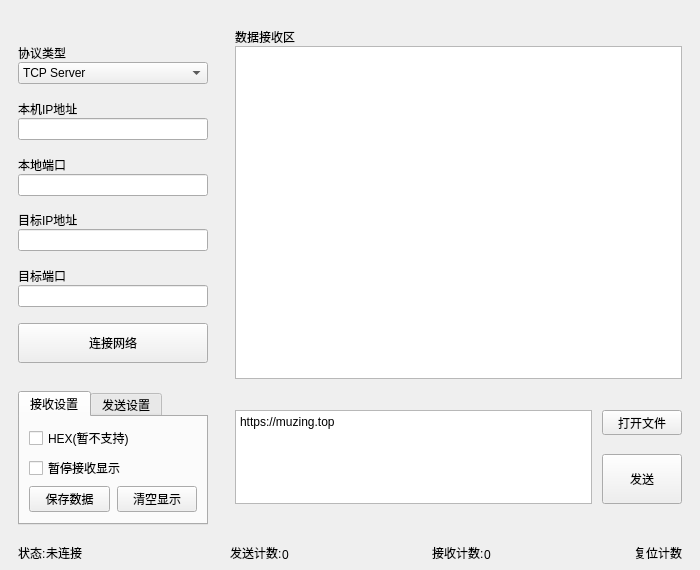
<?xml version="1.0" encoding="UTF-8"?>
<ui version="4.0">
 <class>Form</class>
 <widget class="QWidget" name="Form">
  <property name="geometry">
   <rect>
    <x>0</x>
    <y>0</y>
    <width>700</width>
    <height>570</height>
   </rect>
  </property>
  <property name="minimumSize">
   <size>
    <width>600</width>
    <height>500</height>
   </size>
  </property>
  <property name="windowTitle">
   <string>网络调试助手</string>
  </property>
  <property name="windowIcon">
   <iconset resource="resources.qrc">
    <normaloff>:/img/Icons/Network.png</normaloff>:/img/Icons/Network.png</iconset>
  </property>
  <layout class="QGridLayout" name="gridLayout" columnstretch="1,4" rowminimumheight="9,5,0">
   <property name="leftMargin">
    <number>18</number>
   </property>
   <property name="topMargin">
    <number>18</number>
   </property>
   <property name="rightMargin">
    <number>18</number>
   </property>
   <property name="bottomMargin">
    <number>8</number>
   </property>
   <property name="horizontalSpacing">
    <number>22</number>
   </property>
   <property name="verticalSpacing">
    <number>12</number>
   </property>
   <item row="0" column="0">
    <layout class="QVBoxLayout" name="verticalLayout">
     <item>
      <spacer name="verticalSpacer_7">
       <property name="orientation">
        <enum>Qt::Vertical</enum>
       </property>
       <property name="sizeHint" stdset="0">
        <size>
         <width>20</width>
         <height>50</height>
        </size>
       </property>
      </spacer>
     </item>
     <item>
      <widget class="QLabel" name="ProtocolTypeLabel">
       <property name="text">
        <string>协议类型</string>
       </property>
       <property name="alignment">
        <set>Qt::AlignBottom|Qt::AlignLeading|Qt::AlignLeft</set>
       </property>
       <property name="buddy">
        <cstring>ProtocolTypeComboBox</cstring>
       </property>
      </widget>
     </item>
     <item>
      <widget class="QComboBox" name="ProtocolTypeComboBox">
       <item>
        <property name="text">
         <string>TCP Server</string>
        </property>
       </item>
       <item>
        <property name="text">
         <string>TCP Client</string>
        </property>
       </item>
       <item>
        <property name="text">
         <string>UDP</string>
        </property>
       </item>
       <item>
        <property name="text">
         <string>Web Server</string>
        </property>
       </item>
      </widget>
     </item>
     <item>
      <spacer name="verticalSpacer">
       <property name="orientation">
        <enum>Qt::Vertical</enum>
       </property>
       <property name="sizeHint" stdset="0">
        <size>
         <width>20</width>
         <height>40</height>
        </size>
       </property>
      </spacer>
     </item>
     <item>
      <widget class="QLabel" name="MyHostAddrLabel">
       <property name="text">
        <string>本机IP地址</string>
       </property>
       <property name="alignment">
        <set>Qt::AlignBottom|Qt::AlignLeading|Qt::AlignLeft</set>
       </property>
       <property name="buddy">
        <cstring>MyHostAddrLineEdit</cstring>
       </property>
      </widget>
     </item>
     <item>
      <widget class="QLineEdit" name="MyHostAddrLineEdit">
       <property name="inputMask">
        <string/>
       </property>
       <property name="alignment">
        <set>Qt::AlignLeading|Qt::AlignLeft|Qt::AlignVCenter</set>
       </property>
       <property name="readOnly">
        <bool>true</bool>
       </property>
      </widget>
     </item>
     <item>
      <spacer name="verticalSpacer_6">
       <property name="orientation">
        <enum>Qt::Vertical</enum>
       </property>
       <property name="sizeHint" stdset="0">
        <size>
         <width>20</width>
         <height>40</height>
        </size>
       </property>
      </spacer>
     </item>
     <item>
      <widget class="QLabel" name="MyPortLabel">
       <property name="text">
        <string>本地端口</string>
       </property>
       <property name="alignment">
        <set>Qt::AlignBottom|Qt::AlignLeading|Qt::AlignLeft</set>
       </property>
       <property name="buddy">
        <cstring>MyPortLineEdit</cstring>
       </property>
      </widget>
     </item>
     <item>
      <widget class="PortLineEdit" name="MyPortLineEdit">
       <property name="toolTip">
        <string>作为Server启动时绑定的本地端口</string>
       </property>
       <property name="inputMask">
        <string/>
       </property>
       <property name="maxLength">
        <number>5</number>
       </property>
       <property name="alignment">
        <set>Qt::AlignLeading|Qt::AlignLeft|Qt::AlignVCenter</set>
       </property>
      </widget>
     </item>
     <item>
      <spacer name="verticalSpacer_5">
       <property name="orientation">
        <enum>Qt::Vertical</enum>
       </property>
       <property name="sizeHint" stdset="0">
        <size>
         <width>20</width>
         <height>40</height>
        </size>
       </property>
      </spacer>
     </item>
     <item>
      <widget class="QLabel" name="label_4">
       <property name="text">
        <string>目标IP地址</string>
       </property>
       <property name="alignment">
        <set>Qt::AlignBottom|Qt::AlignLeading|Qt::AlignLeft</set>
       </property>
       <property name="buddy">
        <cstring>TargetIPLineEdit</cstring>
       </property>
      </widget>
     </item>
     <item>
      <widget class="IPv4AddrLineEdit" name="TargetIPLineEdit">
       <property name="toolTip">
        <string>作为Client启动时连接服务器的地址</string>
       </property>
       <property name="maxLength">
        <number>15</number>
       </property>
       <property name="alignment">
        <set>Qt::AlignLeading|Qt::AlignLeft|Qt::AlignVCenter</set>
       </property>
      </widget>
     </item>
     <item>
      <spacer name="verticalSpacer_3">
       <property name="orientation">
        <enum>Qt::Vertical</enum>
       </property>
       <property name="sizeHint" stdset="0">
        <size>
         <width>20</width>
         <height>40</height>
        </size>
       </property>
      </spacer>
     </item>
     <item>
      <widget class="QLabel" name="label_6">
       <property name="text">
        <string>目标端口</string>
       </property>
       <property name="alignment">
        <set>Qt::AlignBottom|Qt::AlignLeading|Qt::AlignLeft</set>
       </property>
       <property name="buddy">
        <cstring>TargetPortLineEdit</cstring>
       </property>
      </widget>
     </item>
     <item>
      <widget class="PortLineEdit" name="TargetPortLineEdit">
       <property name="toolTip">
        <string>作为Client启动时连接服务器的端口</string>
       </property>
       <property name="maxLength">
        <number>5</number>
       </property>
       <property name="alignment">
        <set>Qt::AlignLeading|Qt::AlignLeft|Qt::AlignVCenter</set>
       </property>
      </widget>
     </item>
     <item>
      <spacer name="verticalSpacer_2">
       <property name="orientation">
        <enum>Qt::Vertical</enum>
       </property>
       <property name="sizeHint" stdset="0">
        <size>
         <width>20</width>
         <height>40</height>
        </size>
       </property>
      </spacer>
     </item>
     <item>
      <widget class="ConnectButton" name="ConnectButton">
       <property name="minimumSize">
        <size>
         <width>0</width>
         <height>40</height>
        </size>
       </property>
       <property name="maximumSize">
        <size>
         <width>16777215</width>
         <height>40</height>
        </size>
       </property>
       <property name="text">
        <string>连接网络</string>
       </property>
       <property name="icon">
        <iconset resource="resources.qrc">
         <normaloff>:/img/Icons/broken_link_72px.ico</normaloff>
         <normalon>:/img/Icons/link_72px.ico</normalon>:/img/Icons/broken_link_72px.ico</iconset>
       </property>
       <property name="checkable">
        <bool>true</bool>
       </property>
       <property name="checked">
        <bool>false</bool>
       </property>
      </widget>
     </item>
     <item>
      <spacer name="verticalSpacer_4">
       <property name="orientation">
        <enum>Qt::Vertical</enum>
       </property>
       <property name="sizeHint" stdset="0">
        <size>
         <width>20</width>
         <height>40</height>
        </size>
       </property>
      </spacer>
     </item>
    </layout>
   </item>
   <item row="0" column="1">
    <layout class="QVBoxLayout" name="verticalLayout_4">
     <property name="leftMargin">
      <number>5</number>
     </property>
     <property name="topMargin">
      <number>10</number>
     </property>
     <property name="rightMargin">
      <number>0</number>
     </property>
     <property name="bottomMargin">
      <number>0</number>
     </property>
     <item>
      <widget class="QLabel" name="ReceiveLabel">
       <property name="sizePolicy">
        <sizepolicy hsizetype="Preferred" vsizetype="Preferred">
         <horstretch>0</horstretch>
         <verstretch>0</verstretch>
        </sizepolicy>
       </property>
       <property name="text">
        <string>数据接收区</string>
       </property>
       <property name="alignment">
        <set>Qt::AlignBottom|Qt::AlignLeading|Qt::AlignLeft</set>
       </property>
       <property name="wordWrap">
        <bool>false</bool>
       </property>
      </widget>
     </item>
     <item>
      <widget class="QPlainTextEdit" name="ReceivePlainTextEdit">
       <property name="readOnly">
        <bool>true</bool>
       </property>
      </widget>
     </item>
    </layout>
   </item>
   <item row="1" column="0">
    <widget class="QTabWidget" name="send_receive_setting">
     <property name="minimumSize">
      <size>
       <width>190</width>
       <height>0</height>
      </size>
     </property>
     <property name="currentIndex">
      <number>0</number>
     </property>
     <widget class="QWidget" name="tab">
      <attribute name="title">
       <string>接收设置</string>
      </attribute>
      <layout class="QVBoxLayout" name="verticalLayout_2">
       <item>
        <widget class="QCheckBox" name="HEXReceiveCheckBox">
         <property name="toolTip">
          <string>以十六进接收</string>
         </property>
         <property name="text">
          <string>HEX(暂不支持)</string>
         </property>
        </widget>
       </item>
       <item>
        <widget class="QCheckBox" name="ReceivePauseCheckBox">
         <property name="text">
          <string>暂停接收显示</string>
         </property>
        </widget>
       </item>
       <item>
        <layout class="QHBoxLayout" name="horizontalLayout_2">
         <property name="spacing">
          <number>7</number>
         </property>
         <item>
          <widget class="QPushButton" name="RSaveDataButton">
           <property name="toolTip">
            <string>保存接收区内容到txt文件 Ctrl+S</string>
           </property>
           <property name="text">
            <string>保存数据</string>
           </property>
           <property name="shortcut">
            <string>Ctrl+S</string>
           </property>
          </widget>
         </item>
         <item>
          <widget class="QPushButton" name="RClearButton">
           <property name="toolTip">
            <string>清空接收区显示</string>
           </property>
           <property name="text">
            <string>清空显示</string>
           </property>
          </widget>
         </item>
        </layout>
       </item>
      </layout>
     </widget>
     <widget class="QWidget" name="tab_2">
      <attribute name="title">
       <string>发送设置</string>
      </attribute>
      <layout class="QVBoxLayout" name="verticalLayout_5">
       <item>
        <widget class="QCheckBox" name="SendHEXCheckBox">
         <property name="toolTip">
          <string>以十六进制发送</string>
         </property>
         <property name="text">
          <string>HEX(暂不支持)</string>
         </property>
        </widget>
       </item>
       <item>
        <widget class="QCheckBox" name="LoopSendCheckBox">
         <property name="text">
          <string>循环发送</string>
         </property>
        </widget>
       </item>
       <item>
        <layout class="QHBoxLayout" name="horizontalLayout_6">
         <property name="spacing">
          <number>2</number>
         </property>
         <item>
          <widget class="QLabel" name="label">
           <property name="sizePolicy">
            <sizepolicy hsizetype="Preferred" vsizetype="Maximum">
             <horstretch>0</horstretch>
             <verstretch>0</verstretch>
            </sizepolicy>
           </property>
           <property name="text">
            <string>循环时间</string>
           </property>
          </widget>
         </item>
         <item>
          <widget class="QSpinBox" name="LoopSendSpinBox">
           <property name="sizePolicy">
            <sizepolicy hsizetype="Minimum" vsizetype="Fixed">
             <horstretch>0</horstretch>
             <verstretch>0</verstretch>
            </sizepolicy>
           </property>
           <property name="minimumSize">
            <size>
             <width>68</width>
             <height>0</height>
            </size>
           </property>
           <property name="suffix">
            <string> ms</string>
           </property>
           <property name="minimum">
            <number>1</number>
           </property>
           <property name="maximum">
            <number>9999999</number>
           </property>
           <property name="singleStep">
            <number>100</number>
           </property>
           <property name="value">
            <number>1000</number>
           </property>
          </widget>
         </item>
        </layout>
       </item>
      </layout>
     </widget>
    </widget>
   </item>
   <item row="1" column="1">
    <layout class="QGridLayout" name="gridLayout_2">
     <property name="leftMargin">
      <number>5</number>
     </property>
     <property name="horizontalSpacing">
      <number>10</number>
     </property>
     <item row="0" column="0" rowspan="2">
      <widget class="QPlainTextEdit" name="SendPlainTextEdit">
       <property name="plainText">
        <string>https://muzing.top</string>
       </property>
       <property name="placeholderText">
        <string>输入要发送的数据</string>
       </property>
      </widget>
     </item>
     <item row="0" column="1">
      <widget class="QPushButton" name="OpenFilePushButton">
       <property name="minimumSize">
        <size>
         <width>0</width>
         <height>25</height>
        </size>
       </property>
       <property name="maximumSize">
        <size>
         <width>80</width>
         <height>25</height>
        </size>
       </property>
       <property name="toolTip">
        <string>打开要发送的文本文件或选择WebServer工作目录 Ctrl+O</string>
       </property>
       <property name="text">
        <string>打开文件</string>
       </property>
       <property name="shortcut">
        <string>Ctrl+O</string>
       </property>
      </widget>
     </item>
     <item row="1" column="1">
      <widget class="QPushButton" name="SendButton">
       <property name="sizePolicy">
        <sizepolicy hsizetype="Minimum" vsizetype="Fixed">
         <horstretch>0</horstretch>
         <verstretch>0</verstretch>
        </sizepolicy>
       </property>
       <property name="minimumSize">
        <size>
         <width>0</width>
         <height>50</height>
        </size>
       </property>
       <property name="maximumSize">
        <size>
         <width>80</width>
         <height>50</height>
        </size>
       </property>
       <property name="toolTip">
        <string>Alt+Enter发送</string>
       </property>
       <property name="text">
        <string>发送</string>
       </property>
       <property name="shortcut">
        <string>Alt+Return</string>
       </property>
      </widget>
     </item>
    </layout>
   </item>
   <item row="2" column="0">
    <layout class="QHBoxLayout" name="horizontalLayout_3" stretch="0,1,0">
     <item>
      <widget class="QLabel" name="label_7">
       <property name="sizePolicy">
        <sizepolicy hsizetype="Preferred" vsizetype="Preferred">
         <horstretch>0</horstretch>
         <verstretch>0</verstretch>
        </sizepolicy>
       </property>
       <property name="toolTip">
        <string>网络连接状态</string>
       </property>
       <property name="text">
        <string>状态:</string>
       </property>
       <property name="alignment">
        <set>Qt::AlignBottom|Qt::AlignLeading|Qt::AlignLeft</set>
       </property>
      </widget>
     </item>
     <item>
      <widget class="QLabel" name="StateLabel">
       <property name="sizePolicy">
        <sizepolicy hsizetype="Fixed" vsizetype="Preferred">
         <horstretch>0</horstretch>
         <verstretch>0</verstretch>
        </sizepolicy>
       </property>
       <property name="minimumSize">
        <size>
         <width>120</width>
         <height>25</height>
        </size>
       </property>
       <property name="maximumSize">
        <size>
         <width>120</width>
         <height>25</height>
        </size>
       </property>
       <property name="text">
        <string>未连接</string>
       </property>
       <property name="alignment">
        <set>Qt::AlignBottom|Qt::AlignLeading|Qt::AlignLeft</set>
       </property>
      </widget>
     </item>
     <item>
      <spacer name="horizontalSpacer_2">
       <property name="orientation">
        <enum>Qt::Horizontal</enum>
       </property>
       <property name="sizeHint" stdset="0">
        <size>
         <width>40</width>
         <height>20</height>
        </size>
       </property>
      </spacer>
     </item>
    </layout>
   </item>
   <item row="2" column="1">
    <layout class="QHBoxLayout" name="horizontalLayout_4">
     <item>
      <widget class="QLabel" name="label_9">
       <property name="toolTip">
        <string/>
       </property>
       <property name="text">
        <string>发送计数:</string>
       </property>
       <property name="alignment">
        <set>Qt::AlignBottom|Qt::AlignLeading|Qt::AlignLeft</set>
       </property>
      </widget>
     </item>
     <item>
      <widget class="QLabel" name="SendCounterLabel">
       <property name="sizePolicy">
        <sizepolicy hsizetype="Fixed" vsizetype="Preferred">
         <horstretch>0</horstretch>
         <verstretch>0</verstretch>
        </sizepolicy>
       </property>
       <property name="minimumSize">
        <size>
         <width>50</width>
         <height>0</height>
        </size>
       </property>
       <property name="maximumSize">
        <size>
         <width>50</width>
         <height>16777215</height>
        </size>
       </property>
       <property name="text">
        <string>0</string>
       </property>
       <property name="alignment">
        <set>Qt::AlignBottom|Qt::AlignLeading|Qt::AlignLeft</set>
       </property>
       <property name="textInteractionFlags">
        <set>Qt::LinksAccessibleByMouse|Qt::TextSelectableByMouse</set>
       </property>
      </widget>
     </item>
     <item>
      <spacer name="horizontalSpacer">
       <property name="orientation">
        <enum>Qt::Horizontal</enum>
       </property>
       <property name="sizeHint" stdset="0">
        <size>
         <width>40</width>
         <height>20</height>
        </size>
       </property>
      </spacer>
     </item>
     <item>
      <widget class="QLabel" name="label_10">
       <property name="text">
        <string>接收计数:</string>
       </property>
       <property name="alignment">
        <set>Qt::AlignBottom|Qt::AlignLeading|Qt::AlignLeft</set>
       </property>
      </widget>
     </item>
     <item>
      <widget class="QLabel" name="ReceiveCounterLabel">
       <property name="sizePolicy">
        <sizepolicy hsizetype="Fixed" vsizetype="Preferred">
         <horstretch>0</horstretch>
         <verstretch>0</verstretch>
        </sizepolicy>
       </property>
       <property name="minimumSize">
        <size>
         <width>50</width>
         <height>0</height>
        </size>
       </property>
       <property name="maximumSize">
        <size>
         <width>50</width>
         <height>16777215</height>
        </size>
       </property>
       <property name="text">
        <string>0</string>
       </property>
       <property name="alignment">
        <set>Qt::AlignBottom|Qt::AlignLeading|Qt::AlignLeft</set>
       </property>
       <property name="textInteractionFlags">
        <set>Qt::LinksAccessibleByMouse|Qt::TextSelectableByMouse</set>
       </property>
      </widget>
     </item>
     <item>
      <spacer name="horizontalSpacer_3">
       <property name="orientation">
        <enum>Qt::Horizontal</enum>
       </property>
       <property name="sizeHint" stdset="0">
        <size>
         <width>40</width>
         <height>20</height>
        </size>
       </property>
      </spacer>
     </item>
     <item>
      <widget class="CounterResetLabel" name="CounterResetLabel">
       <property name="toolTip">
        <string>清零计数器</string>
       </property>
       <property name="text">
        <string>复位计数</string>
       </property>
       <property name="alignment">
        <set>Qt::AlignBottom|Qt::AlignLeading|Qt::AlignLeft</set>
       </property>
      </widget>
     </item>
    </layout>
   </item>
  </layout>
 </widget>
 <customwidgets>
  <customwidget>
   <class>PortLineEdit</class>
   <extends>QLineEdit</extends>
   <header>UI.MyWidgets</header>
  </customwidget>
  <customwidget>
   <class>IPv4AddrLineEdit</class>
   <extends>QLineEdit</extends>
   <header>UI.MyWidgets</header>
  </customwidget>
  <customwidget>
   <class>ConnectButton</class>
   <extends>QPushButton</extends>
   <header>UI.MyWidgets</header>
  </customwidget>
  <customwidget>
   <class>CounterResetLabel</class>
   <extends>QLabel</extends>
   <header>UI.MyWidgets</header>
  </customwidget>
 </customwidgets>
 <resources>
  <include location="resources.qrc"/>
 </resources>
 <connections>
  <connection>
   <sender>RClearButton</sender>
   <signal>clicked()</signal>
   <receiver>ReceivePlainTextEdit</receiver>
   <slot>clear()</slot>
   <hints>
    <hint type="sourcelabel">
     <x>191</x>
     <y>505</y>
    </hint>
    <hint type="destinationlabel">
     <x>458</x>
     <y>262</y>
    </hint>
   </hints>
  </connection>
 </connections>
</ui>
